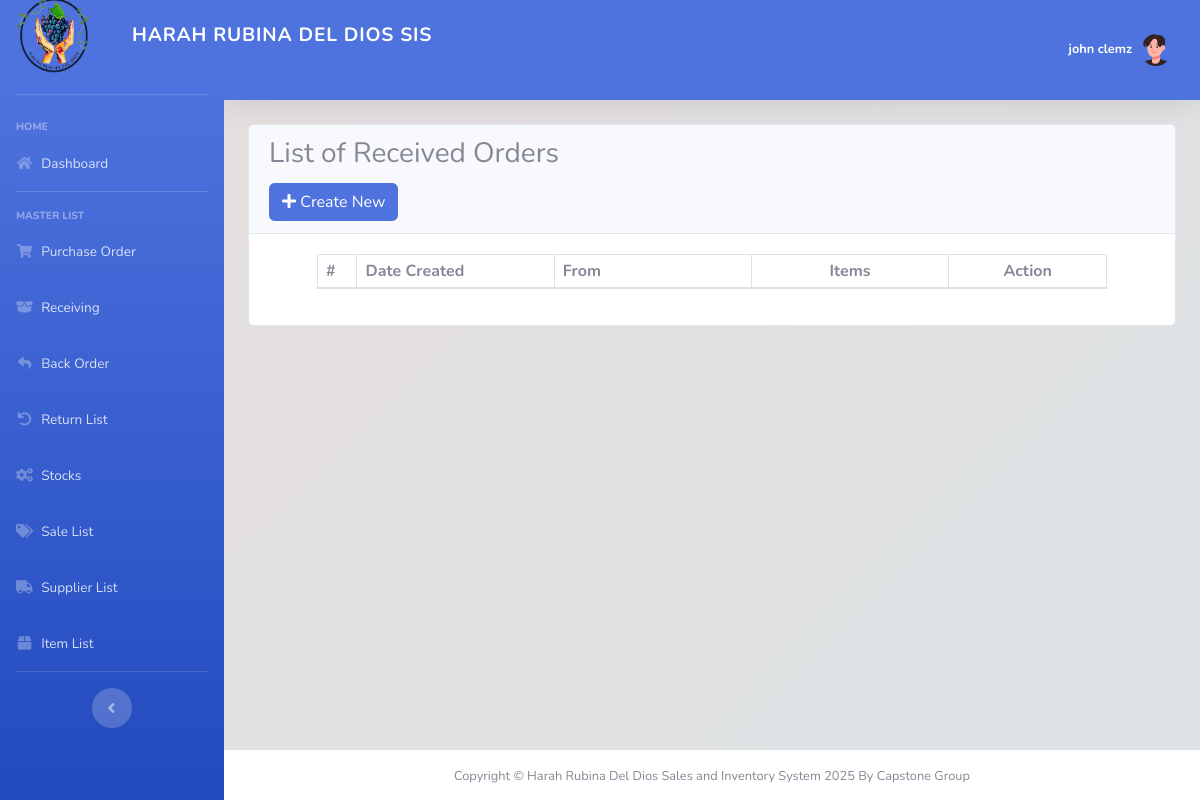
Page /stock_clerk/receiving/index.php (signed in) on the earlier database version.
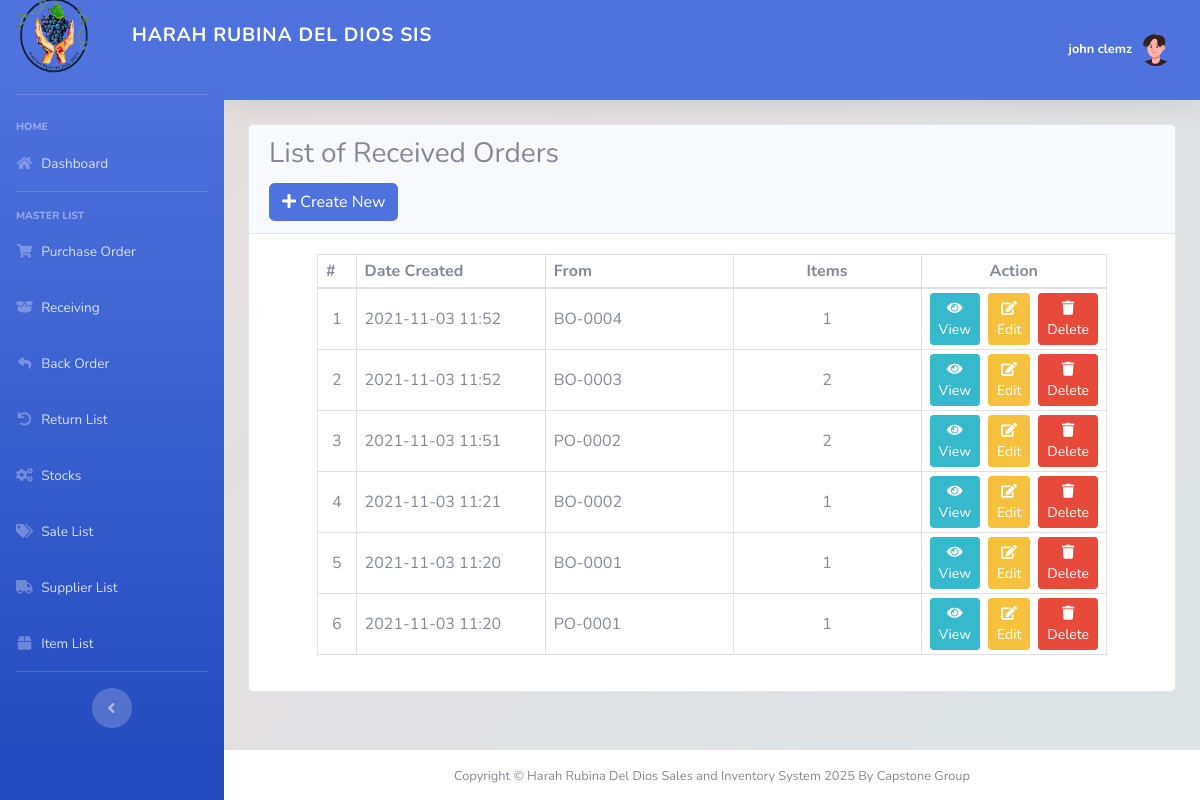
Same page on the later database version.
### tables this page shows
CREATE TABLE `receiving_list` (
  `id` int(30) NOT NULL,
  `form_id` int(30) NOT NULL,
  `from_order` tinyint(1) NOT NULL DEFAULT 1 COMMENT '1=PO ,2 = BO',
  `amount` float NOT NULL DEFAULT 0,
  `discount_perc` float NOT NULL DEFAULT 0,
  `discount` float NOT NULL DEFAULT 0,
  `tax_perc` float NOT NULL DEFAULT 0,
  `tax` float NOT NULL DEFAULT 0,
  `stock_ids` text DEFAULT NULL,
  `remarks` text DEFAULT NULL,
  `date_created` datetime NOT NULL DEFAULT current_timestamp(),
  `date_updated` datetime NOT NULL DEFAULT current_timestamp() ON UPDATE current_timestamp()
);

CREATE TABLE `back_order_list` (
  `id` int(30) NOT NULL,
  `receiving_id` int(30) NOT NULL,
  `po_id` int(30) NOT NULL,
  `bo_code` varchar(50) NOT NULL,
  `supplier_id` int(30) NOT NULL,
  `amount` float NOT NULL,
  `discount_perc` float NOT NULL DEFAULT 0,
  `discount` float NOT NULL DEFAULT 0,
  `tax_perc` float NOT NULL DEFAULT 0,
  `tax` float NOT NULL DEFAULT 0,
  `remarks` text DEFAULT NULL,
  `status` tinyint(4) NOT NULL DEFAULT 0 COMMENT '0 = pending, 1 = partially received, 2 =received',
  `date_created` datetime NOT NULL DEFAULT current_timestamp(),
  `date_updated` datetime NOT NULL DEFAULT current_timestamp() ON UPDATE current_timestamp()
);

CREATE TABLE `purchase_order_list` (
  `id` int(30) NOT NULL,
  `po_code` varchar(50) NOT NULL,
  `supplier_id` int(30) NOT NULL,
  `amount` float NOT NULL,
  `discount_perc` float NOT NULL DEFAULT 0,
  `discount` float NOT NULL DEFAULT 0,
  `tax_perc` float NOT NULL DEFAULT 0,
  `tax` float NOT NULL DEFAULT 0,
  `remarks` text NOT NULL,
  `status` tinyint(4) NOT NULL DEFAULT 0 COMMENT '0 = pending, 1 = partially received, 2 =received',
  `date_created` datetime NOT NULL DEFAULT current_timestamp(),
  `date_updated` datetime NOT NULL DEFAULT current_timestamp() ON UPDATE current_timestamp()
);

### stock_clerk/receiving/index.php (the view, shortened to what this page needs)
<?php
include '../includes/sidebar.php';
?>
<div class="card card-outline card-primary">
	<div class="card-header">
		<h3 class="card-title">List of Received Orders</h3>
         <div class="card-tools">
			<a href="../purchase_order/manage_po.php" class="btn btn-flat btn-primary"><span class="fas fa-plus"></span>  Create New</a>
		</div>
	</div>
	<div class="card-body">
		<div class="container-fluid">
        <div class="container-fluid">
			<table class="table table-bordered table-stripped">
                    <colgroup>
                        <col width="5%">
                        <col width="25%">
                        <col width="25%">
                        <col width="25%">
                        <col width="20%">
                    </colgroup>
                    <thead>
                        <tr>
                            <th>#</th>
                            <th>Date Created</th>
                            <th>From</th>
                            <th class="text-center">Items</th>
                            <th class="text-center">Action</th>
                        </tr>
                    </thead>
                    <tbody>
                        <?php
                        $i = 1;
                        $qry = $conn->query("SELECT * FROM `receiving_list` order by `date_created` desc");
                        while($row = $qry->fetch_assoc()):
                            $row['items'] = explode(',',$row['stock_ids']);
                            if($row['from_order'] == 1){
                                $code = $conn->query("SELECT po_code from `purchase_order_list` where id='{$row['form_id']}' ")->fetch_assoc()['po_code'];
                            }else{
                                $code = $conn->query("SELECT bo_code from `back_order_list` where id='{$row['form_id']}' ")->fetch_assoc()['bo_code'];
                            }
                        ?>
                            <tr>
                                <td class="text-center"><?php echo $i++; ?></td>
                                <td><?php echo date("Y-m-d H:i",strtotime($row['date_created'])) ?></td>
                                <td><?php echo $code ?></td>
                                <td class="text-center"><?php echo number_format(count($row['items'])) ?></td>
                                <td class="text-center">
                                        <div class="d-flex justify-content-center">
                                            <a class="btn btn-sm btn-info mr-2" href="view_receiving.php?id=<?php echo $row['id']; ?>" data-id="<?php echo $row['id']; ?>">
                                                <span class="fa fa-eye"></span> View
                                            </a>
                                            <a class="btn btn-sm btn-warning mr-2" href="manage_receiving.php?id=<?php echo $row['id']; ?>" data-id="<?php echo $row['id']; ?>">
                                                <span class="fa fa-edit"></span> Edit
                                            </a>
                                            <a class="btn btn-sm btn-danger delete_data" href="javascript:void(0)" data-id="<?php echo $row['id']; ?>">
                                                <span class="fa fa-trash"></span> Delete
                                            </a>
                                        </div>
                                    </td>
                            </tr>
                        <?php endwhile; ?>
                    </tbody>
                </table>
		</div>
		</div>
	</div>
</div>
<?php include '../includes/footer.php';?>

Differences in the rows shown:
added receiving_list: date_created "2021-11-03 11:52", form.bo_code "BO-0004", count($row['items']) "1"
added receiving_list: date_created "2021-11-03 11:52", form.bo_code "BO-0003", count($row['items']) "2"
added receiving_list: date_created "2021-11-03 11:51", form.po_code "PO-0002", count($row['items']) "2"
added receiving_list: date_created "2021-11-03 11:21", form.bo_code "BO-0002", count($row['items']) "1"
added receiving_list: date_created "2021-11-03 11:20", form.bo_code "BO-0001", count($row['items']) "1"
added receiving_list: date_created "2021-11-03 11:20", form.po_code "PO-0001", count($row['items']) "1"
